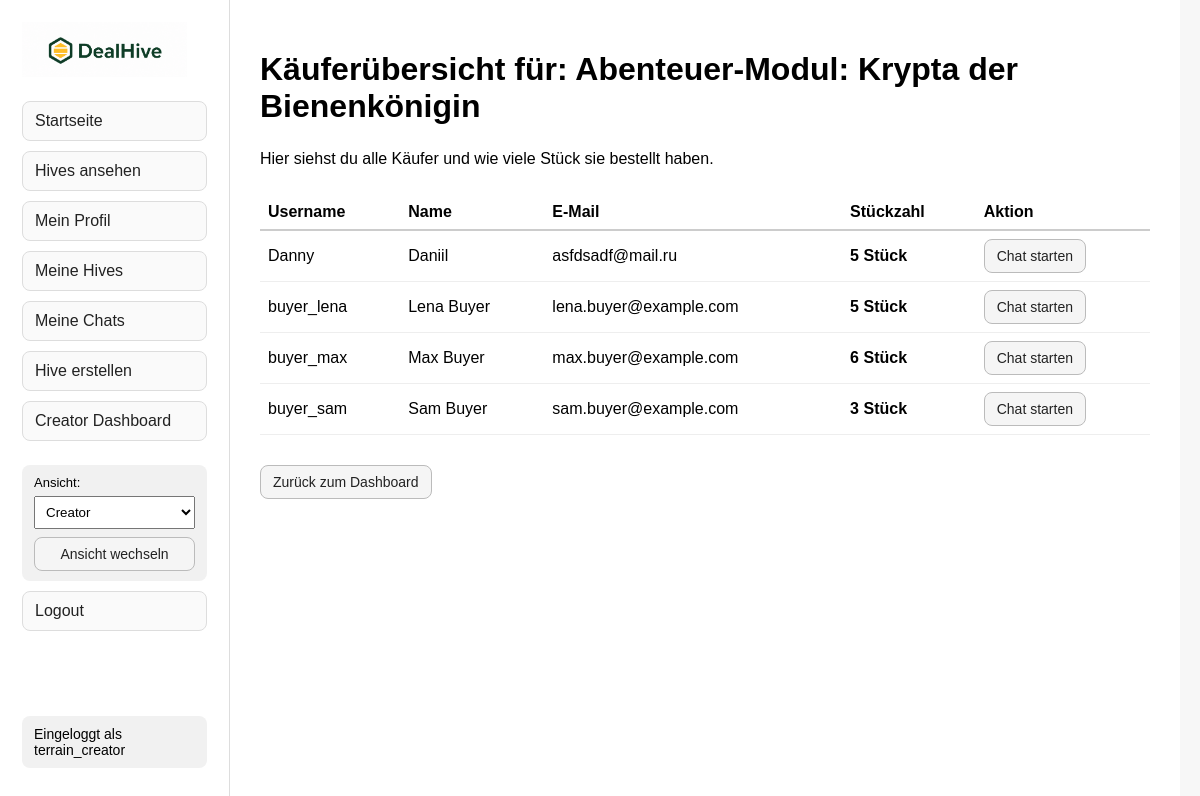
The app's page /creator/hives/10/buyers (signed in), older data.
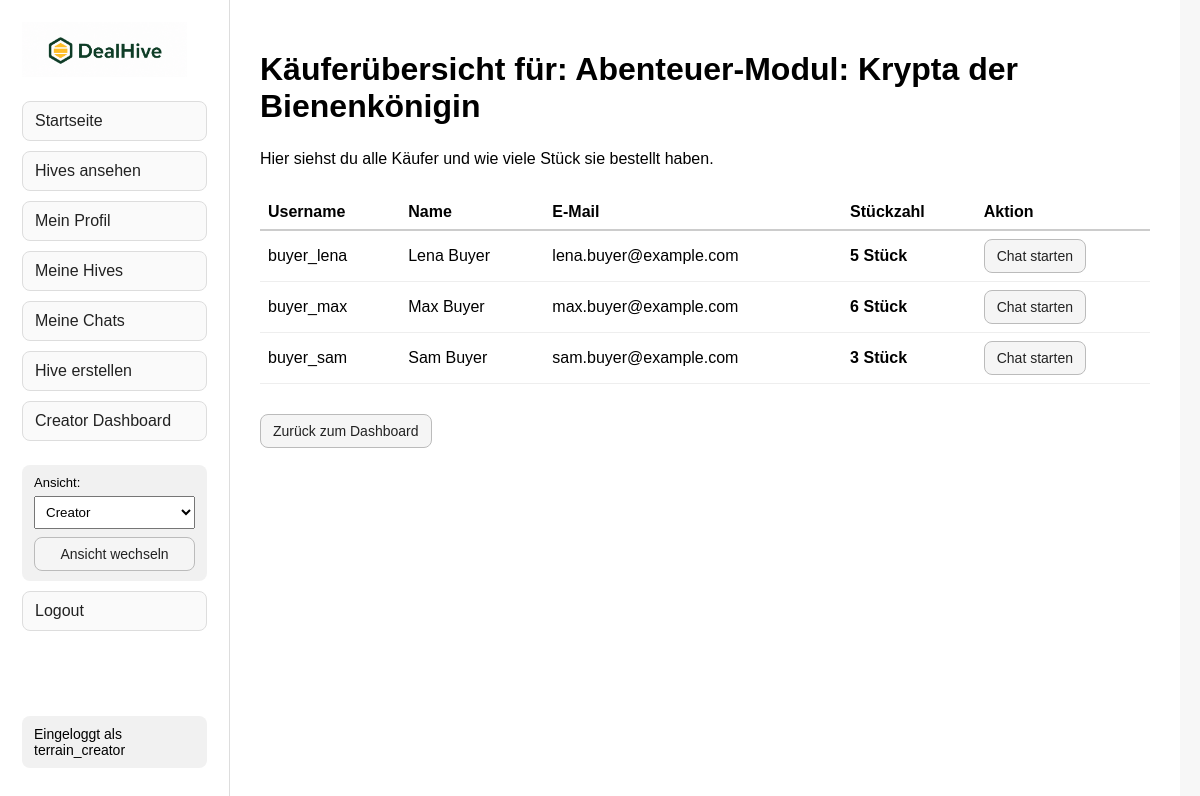
The same page, newer data.
### tables this page shows
CREATE TABLE user_hives (
            id INTEGER PRIMARY KEY AUTOINCREMENT,
            user_id INTEGER NOT NULL,
            hive_id INTEGER NOT NULL,
            relation_type TEXT NOT NULL,
            quantity INTEGER NOT NULL DEFAULT 1,
            FOREIGN KEY (user_id) REFERENCES users(id),
            FOREIGN KEY (hive_id) REFERENCES hives(id),
            UNIQUE(user_id, hive_id, relation_type)
        );

CREATE TABLE users (
            id INTEGER PRIMARY KEY AUTOINCREMENT,
            username TEXT NOT NULL UNIQUE,
            name TEXT NOT NULL,
            email TEXT NOT NULL,
            password_hash TEXT NOT NULL,
            role TEXT NOT NULL,
            street TEXT NOT NULL,
            postal_code TEXT NOT NULL,
            city TEXT NOT NULL,
            country TEXT NOT NULL
        );

### creator_routes.py (the view)
    @app.route("/creator/hives/<int:hive_id>/buyers")
    def view_hive_buyers(hive_id):
        if session.get("user_id") is None:
            return redirect("/login")
        if session.get("role") != "creator":
            return redirect("/")
        hive = get_hive_by_id(hive_id)
        if hive is None:
            return "Hive wurde nicht gefunden."
        creator_id = get_hive_creator_id(hive_id)
        if creator_id != session["user_id"]:
            return redirect("/creator/dashboard")
        from database import get_buyers_for_hive
        buyers = get_buyers_for_hive(hive_id)
        return render_template(
            "hive_buyers.html",
            hive=hive,
            buyers=buyers
        )

### database.py (called while the page is built)
def get_connection():
    connection = sqlite3.connect(DATABASE_PATH)
    connection.row_factory = sqlite3.Row
    connection.execute("PRAGMA foreign_keys = ON")
    return connection

def get_hive_by_id(hive_id):
    connection = get_connection()
    hive = connection.execute("""
        SELECT
            hives.id,
            hives.title,
            hives.game_system,
            hives.short_description,
            hives.description,
            hives.deadline,
            COALESCE((
                SELECT SUM(user_hives.quantity)
                FROM user_hives
                WHERE user_hives.hive_id = hives.id
                AND user_hives.relation_type = 'buyer'
            ), 0) AS current_participants,
            hives.min_participants,
            hives.base_price
        FROM hives
        WHERE hives.id = ?
    """, (hive_id,)).fetchone()
    connection.close()
    return hive

### templates/hive_buyers.html
{% extends "layout.html" %}
{% block content %}
    <h1>Käuferübersicht für: {{ hive["title"] }}</h1>
    <p class="helper-text">
        Hier siehst du alle Käufer und wie viele Stück sie bestellt haben.
    </p>
    {% if buyers %}
        <table style="width: 100%; margin-top: 20px; border-collapse: collapse;">
            <thead>
                <tr style="border-bottom: 2px solid #ccc; text-align: left;">
                    <th style="padding: 8px;">Username</th>
                    <th style="padding: 8px;">Name</th>
                    <th style="padding: 8px;">E-Mail</th>
                    <th style="padding: 8px;">Stückzahl</th>
                    <th style="padding: 8px;">Aktion</th>
                </tr>
            </thead>
            <tbody>
                {% for buyer in buyers %}
                    <tr style="border-bottom: 1px solid #eee;">
                        <td style="padding: 8px;">{{ buyer["username"] }}</td>
                        <td style="padding: 8px;">{{ buyer["name"] }}</td>
                        <td style="padding: 8px;">{{ buyer["email"] }}</td>
                        <td style="padding: 8px;">
                            <strong>{{ buyer["quantity"] }} Stück</strong>
                        </td>
                        <td style="padding: 8px;">
                            <a class="button-link" href="/hives/{{ hive['id'] }}/chat/{{ buyer['id'] }}">
                                Chat starten
                            </a>
                        </td>
                    </tr>
                {% endfor %}
            </tbody>
        </table>
    {% else %}
        <p style="margin-top: 20px; color: #666;">
            <em>F?r diesen Hive wurden noch keine Bestellungen aufgegeben.</em>
        </p>
    {% endif %}
    <div style="margin-top: 30px;">
        <a class="button-link" href="/creator/dashboard">
            Zurück zum Dashboard
        </a>
    </div>
{% endblock %}

Row changes from the older to the newer data that the page shows:
removed user_hives: username "Danny", name "Daniil", email "asfdsadf@mail.ru", quantity "5"
